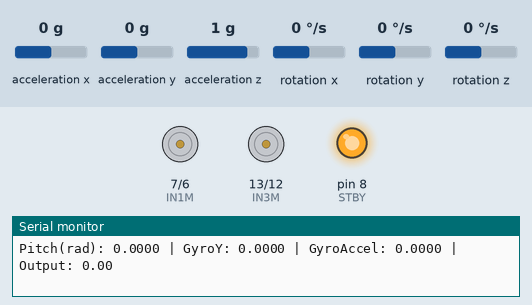
The sketch below on a simulated Arduino Uno, built with avr-gcc and run on an emulated ATmega328P. Parts: motor-driver pin pairs drawn as motors (green arrow = first pin HIGH = forward, orange = second pin HIGH = backward, longer = more drive, scaled by the enable pin, stopped while the standby pin is LOW), output pins drawn as LEDs (lit = HIGH), the last lines printed to the serial monitor. The inputs (shaded band) are chosen by the test bench; at power-on: rotation y 0 °/s, acceleration y 0 g, acceleration x 0 g, acceleration z 1 g, rotation x 0 °/s, rotation z 0 °/s.

Above: at 3.2 s.
3.3 s: rotation y set to -192 °/s
At 3.9 s:
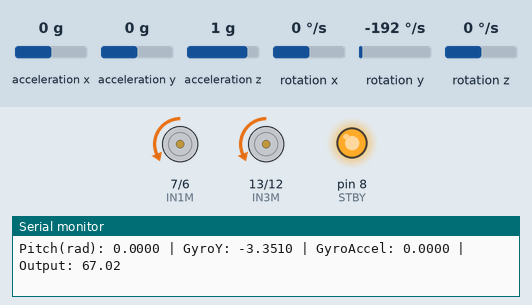
4.8 s: acceleration y set to 0.8 g
At 5.1 s:
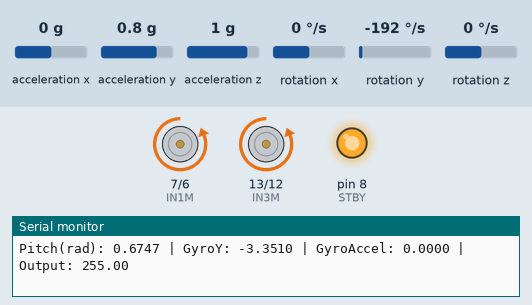
6.3 s: acceleration y set to -1.4 g
At 6.6 s:
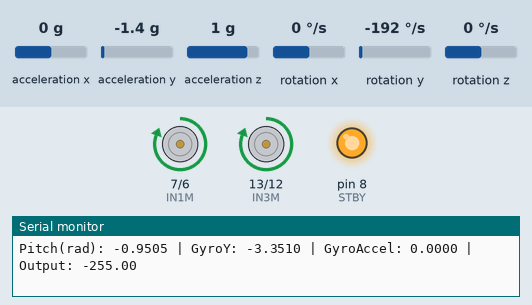
7.8 s: acceleration y set to 0 g
At 8.8 s:
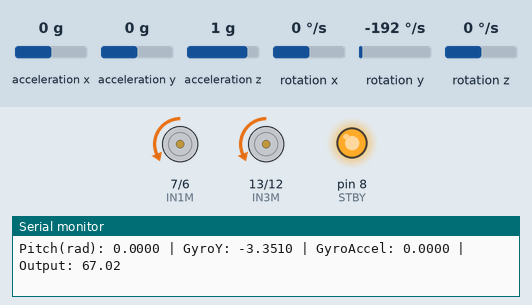
9.3 s: rotation y set to -100 °/s
At 10.0 s:
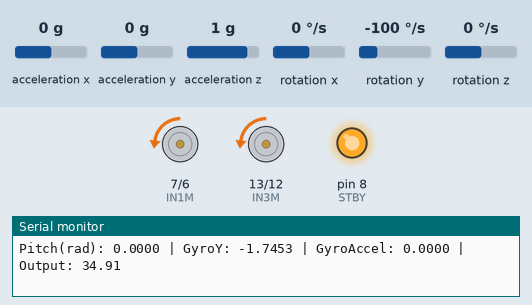
10.8 s: rotation y set to 100 °/s
At 11.9 s:
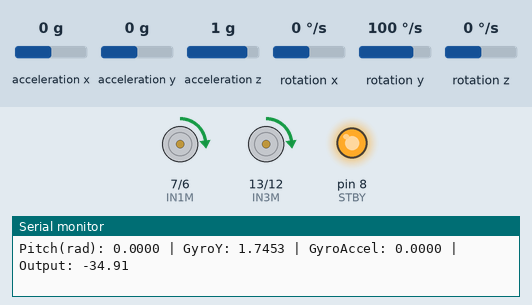
Timing chart, 0 to 13.3 s (numbered marks = the images above; inputs shaded):
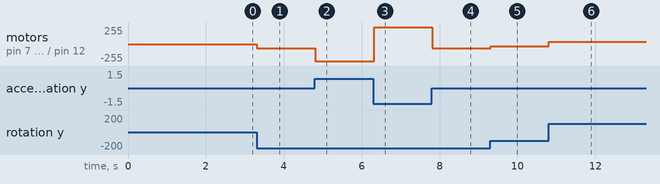

The sketch:

sketch_a5.ino
```cpp
#include <Wire.h>
#include <MPU6050_light.h>

MPU6050 imu(Wire);

// 馬達控制腳位
#define IN1M 7
#define IN2M 6
#define PWMA 9
#define IN3M 13
#define IN4M 12
#define PWMB 10
#define STBY 8

// 控制參數
float Kp = 2500.0;
float Kd = 20.0;
float baseSetPoint = 0.0;

const int sampleCount = 3;
const int MIN_PWM = 10;

unsigned long lastTime = 0;
const int interval = 1;

float prevGyroY = 0;

void initMotorPins() {
  pinMode(IN1M, OUTPUT); pinMode(IN2M, OUTPUT);
  pinMode(PWMA, OUTPUT);
  pinMode(IN3M, OUTPUT); pinMode(IN4M, OUTPUT);
  pinMode(PWMB, OUTPUT);
  pinMode(STBY, OUTPUT);
  digitalWrite(STBY, HIGH);
}

float degToRad(float deg) {
  return deg * 3.1415926 / 180.0;
}

void setMotorSpeed(float speed) {
  speed = constrain(speed, -255, 255);
  int pwm = abs(speed);
  if (pwm < MIN_PWM) pwm = 0;

  if (speed < 0) {
    digitalWrite(IN1M, HIGH); digitalWrite(IN2M, LOW);
    digitalWrite(IN3M, HIGH); digitalWrite(IN4M, LOW);
  } else {
    digitalWrite(IN1M, LOW); digitalWrite(IN2M, HIGH);
    digitalWrite(IN3M, LOW); digitalWrite(IN4M, HIGH);
  }

  analogWrite(PWMA, pwm);
  analogWrite(PWMB, pwm);
}

void setup() {
  Serial.begin(115200);
  initMotorPins();
  Wire.begin();

  if (imu.begin() != 0) {
    Serial.println("MPU6050 初始化失敗");
    while (1);
  }

  Serial.println("校正中...");
  delay(1000);
  imu.calcOffsets();
  Serial.println("完成");
}

void loop() {
  if (millis() - lastTime >= interval) {
    lastTime = millis();

    imu.update();

    // 平均 pitch 角度
    float sumRad = 0;
    for (int i = 0; i < sampleCount; i++) {
      imu.update();
      float pitchDeg = imu.getAngleX();
      sumRad += degToRad(pitchDeg);
      delay(2);
    }
    float pitchRad = sumRad / sampleCount;

    // 當前角速度（rad/s）
    float gyroY = degToRad(imu.getGyroY());

    // PD 控制
    float error = pitchRad - baseSetPoint;
    float output = Kp * error - Kd * gyroY;

    // === 進階補償：偵測加速倒下 ===
    float gyroAccel = gyroY - prevGyroY; // 角速度的變化量

    bool tippingForward = (pitchRad > 0 && gyroY > 0);
    bool tippingBackward = (pitchRad < 0 && gyroY < 0);
    bool speedingUp = abs(gyroAccel) > 0.01;  // 調整這個門檻

    if ((tippingForward || tippingBackward) && speedingUp) {
      output *= 1.5;  // 補償加大輸出（放大倍數可微調）
    }

    // 限制輸出範圍
    output = constrain(output, -255, 255);

    setMotorSpeed(output);
    prevGyroY = gyroY;  // 更新前一筆速度

    // 除錯資訊
    Serial.print("Pitch(rad): "); Serial.print(pitchRad, 4);
    Serial.print(" | GyroY: "); Serial.print(gyroY, 4);
    Serial.print(" | GyroAccel: "); Serial.print(gyroAccel, 4);
    Serial.print(" | Output: "); Serial.println(output);
  }
}
```

Measured:
- after the input at 3.3 s, motor on pin 7 (IN1M) / pin 6 (IN2M), motor on pin 13 (IN3M) / pin 12 (IN4M): stopped → backward 67/255 at once
- after the input at 4.8 s, motor on pin 7 (IN1M) / pin 6 (IN2M), motor on pin 13 (IN3M) / pin 12 (IN4M): backward 67/255 → backward 255/255 at once
- after the input at 6.3 s, motor on pin 7 (IN1M) / pin 6 (IN2M), motor on pin 13 (IN3M) / pin 12 (IN4M): backward 255/255 → forward 255/255 at once
- after the input at 7.8 s, motor on pin 7 (IN1M) / pin 6 (IN2M), motor on pin 13 (IN3M) / pin 12 (IN4M): forward 255/255 → backward 67/255 at once
- after the input at 9.3 s, motor on pin 7 (IN1M) / pin 6 (IN2M), motor on pin 13 (IN3M) / pin 12 (IN4M): backward 67/255 → backward 34/255 at once
- after the input at 10.8 s, motor on pin 7 (IN1M) / pin 6 (IN2M), motor on pin 13 (IN3M) / pin 12 (IN4M): backward 34/255 → forward 34/255 at once
